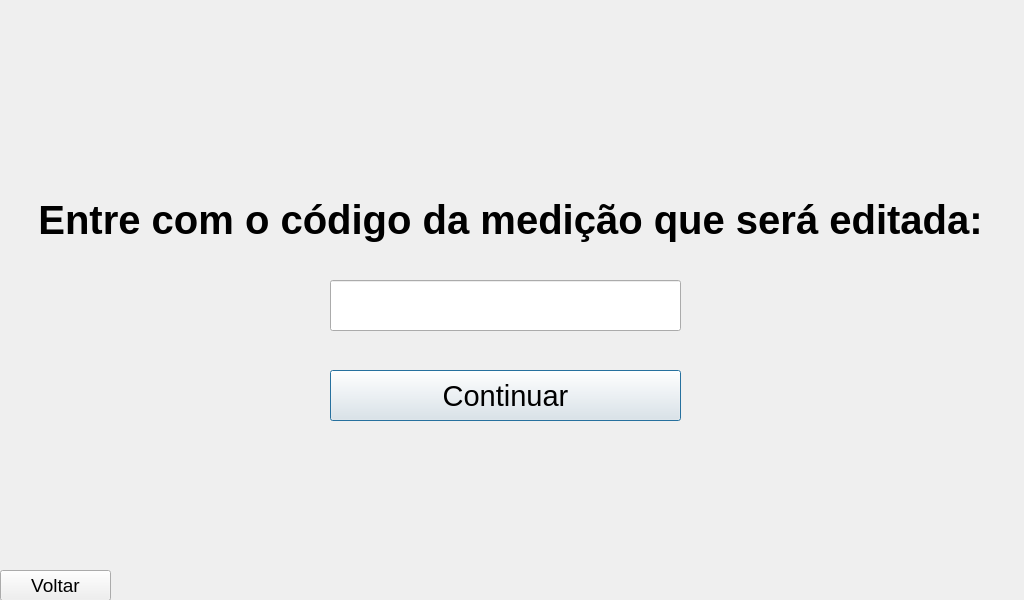
<?xml version="1.0" encoding="UTF-8"?>
<ui version="4.0">
 <class>Dialog</class>
 <widget class="QDialog" name="Dialog">
  <property name="geometry">
   <rect>
    <x>0</x>
    <y>0</y>
    <width>1024</width>
    <height>600</height>
   </rect>
  </property>
  <property name="windowTitle">
   <string>Dialog</string>
  </property>
  <widget class="QPushButton" name="continuarButton">
   <property name="geometry">
    <rect>
     <x>330</x>
     <y>370</y>
     <width>351</width>
     <height>51</height>
    </rect>
   </property>
   <property name="font">
    <font>
     <family>Arial</family>
     <pointsize>22</pointsize>
    </font>
   </property>
   <property name="text">
    <string>Continuar</string>
   </property>
  </widget>
  <widget class="QPushButton" name="voltarButton">
   <property name="geometry">
    <rect>
     <x>0</x>
     <y>570</y>
     <width>111</width>
     <height>31</height>
    </rect>
   </property>
   <property name="font">
    <font>
     <family>Arial</family>
     <pointsize>14</pointsize>
    </font>
   </property>
   <property name="text">
    <string>Voltar</string>
   </property>
  </widget>
  <widget class="QLabel" name="label">
   <property name="geometry">
    <rect>
     <x>40</x>
     <y>190</y>
     <width>941</width>
     <height>59</height>
    </rect>
   </property>
   <property name="font">
    <font>
     <family>Arial</family>
     <pointsize>30</pointsize>
     <weight>75</weight>
     <bold>true</bold>
    </font>
   </property>
   <property name="text">
    <string>Entre com o código da medição que será editada:</string>
   </property>
   <property name="alignment">
    <set>Qt::AlignCenter</set>
   </property>
  </widget>
  <widget class="QLineEdit" name="codigoText">
   <property name="geometry">
    <rect>
     <x>330</x>
     <y>280</y>
     <width>351</width>
     <height>51</height>
    </rect>
   </property>
   <property name="font">
    <font>
     <family>Arial</family>
     <pointsize>22</pointsize>
    </font>
   </property>
   <property name="layoutDirection">
    <enum>Qt::LeftToRight</enum>
   </property>
   <property name="alignment">
    <set>Qt::AlignCenter</set>
   </property>
  </widget>
 </widget>
 <resources/>
 <connections/>
</ui>
